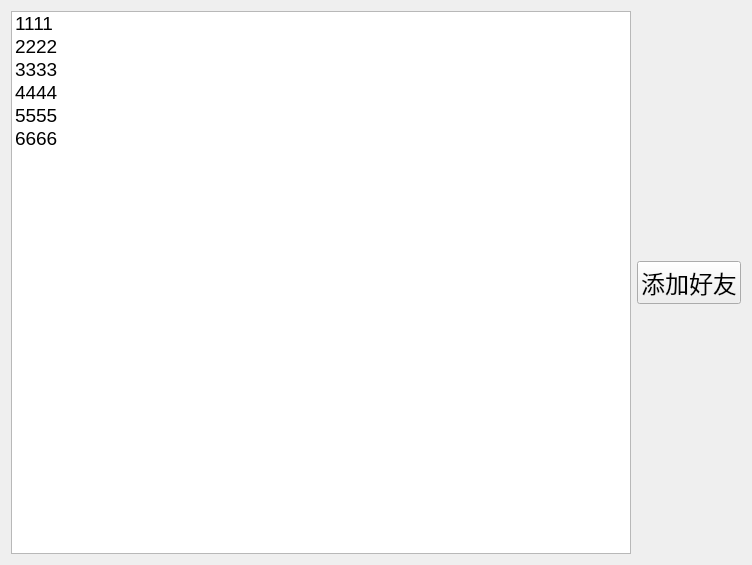
<?xml version="1.0" encoding="UTF-8"?>
<ui version="4.0">
 <class>Online</class>
 <widget class="QWidget" name="Online">
  <property name="geometry">
   <rect>
    <x>0</x>
    <y>0</y>
    <width>752</width>
    <height>565</height>
   </rect>
  </property>
  <property name="windowTitle">
   <string>Form</string>
  </property>
  <layout class="QVBoxLayout" name="verticalLayout_2">
   <item>
    <layout class="QHBoxLayout" name="horizontalLayout">
     <item>
      <widget class="QListWidget" name="online_lw">
       <property name="font">
        <font>
         <pointsize>14</pointsize>
        </font>
       </property>
       <item>
        <property name="text">
         <string>1111</string>
        </property>
       </item>
       <item>
        <property name="text">
         <string>2222</string>
        </property>
       </item>
       <item>
        <property name="text">
         <string>3333</string>
        </property>
       </item>
       <item>
        <property name="text">
         <string>4444</string>
        </property>
       </item>
       <item>
        <property name="text">
         <string>5555</string>
        </property>
       </item>
       <item>
        <property name="text">
         <string>6666</string>
        </property>
       </item>
      </widget>
     </item>
     <item>
      <layout class="QVBoxLayout" name="verticalLayout">
       <item>
        <spacer name="verticalSpacer">
         <property name="orientation">
          <enum>Qt::Vertical</enum>
         </property>
         <property name="sizeHint" stdset="0">
          <size>
           <width>20</width>
           <height>40</height>
          </size>
         </property>
        </spacer>
       </item>
       <item>
        <widget class="QPushButton" name="addFriend_pb">
         <property name="font">
          <font>
           <pointsize>18</pointsize>
          </font>
         </property>
         <property name="text">
          <string>添加好友</string>
         </property>
        </widget>
       </item>
       <item>
        <spacer name="verticalSpacer_2">
         <property name="orientation">
          <enum>Qt::Vertical</enum>
         </property>
         <property name="sizeHint" stdset="0">
          <size>
           <width>20</width>
           <height>40</height>
          </size>
         </property>
        </spacer>
       </item>
      </layout>
     </item>
    </layout>
   </item>
  </layout>
 </widget>
 <resources/>
 <connections/>
</ui>
